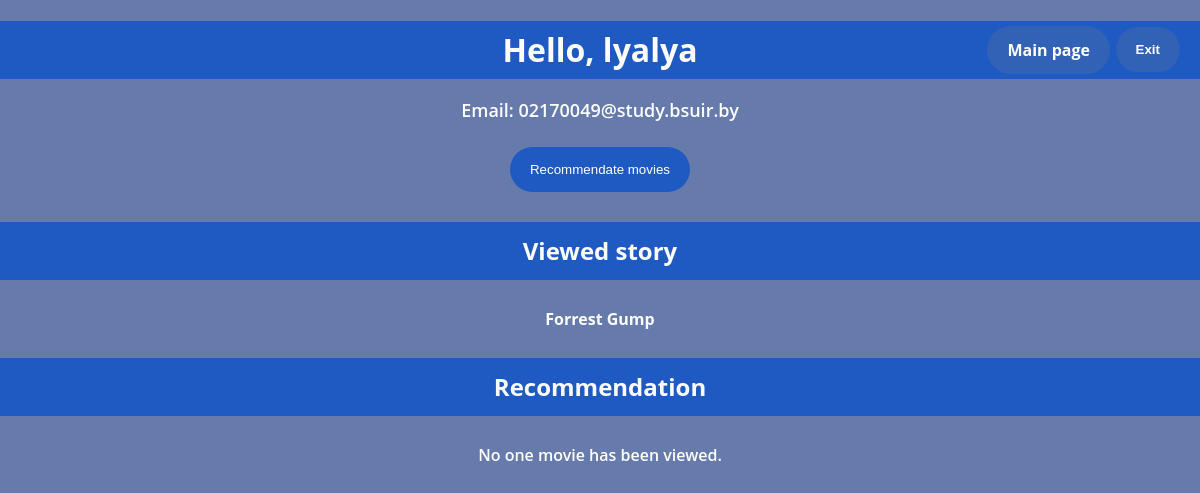
Page /user_profile/ (signed in) on the earlier database version.
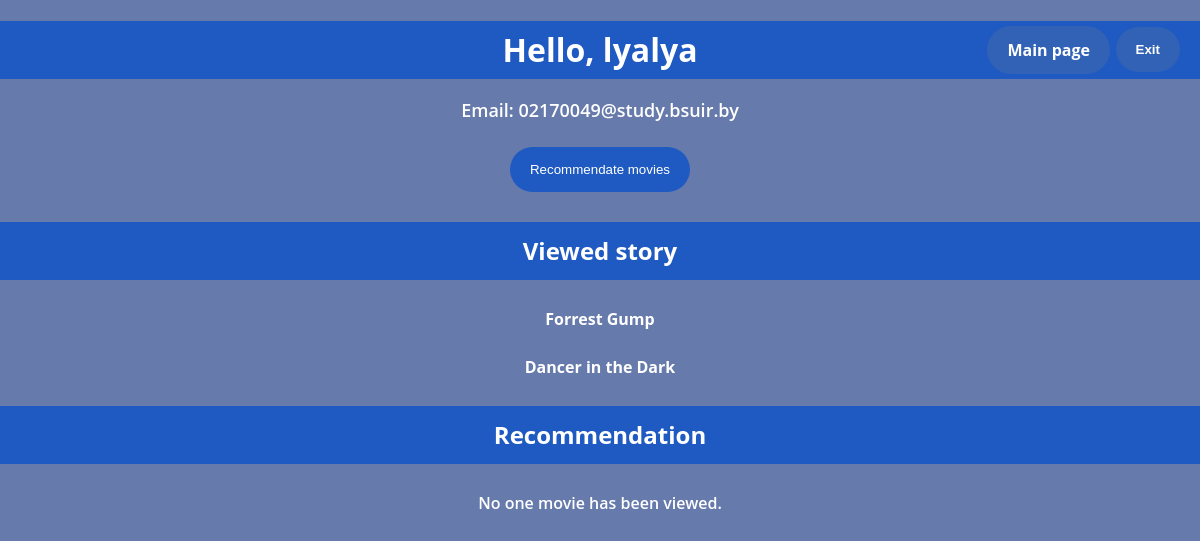
Same page on the later database version.
### movies/models.py (models this page shows, shortened)
class WatchedMovie(models.Model):
    user = models.ForeignKey(User, on_delete=models.CASCADE)
    movie = models.ForeignKey(Movie, on_delete=models.CASCADE)
    rating = models.IntegerField(default=3)

class Movie(models.Model):
    title = models.CharField(max_length=200)
    slug_title = models.SlugField(unique=True, db_index=True)
    overview = models.TextField()
    keywords = models.TextField()
    production_companies = models.TextField()
    production_countries = models.TextField()
    original_language = models.CharField(max_length=20)
    genres = models.CharField(max_length=200)
    runtime= models.FloatField()
    budget = models.IntegerField()
    rating = models.FloatField()

### movies/views.py (the view)
# urls.py: path('user_profile/', views.user_profile, name='user_profile'),
@login_required
def user_profile(request):
    user = request.user
    watched_movies = WatchedMovie.objects.filter(user=user)
    return render(request, 'movies/user_profile.html', {'user': user, 'watched_movies': watched_movies})

### movies/templates/movies/user_profile.html (shortened to what this page needs)
{% load static %}
<!DOCTYPE html>
<html>
<head>
    <link rel="stylesheet" href="{% static 'css/myAccount.css'%}" type="text/css">
</head>
<body>
    <h1>Hello, {{user.username}}</h1>
    <p>Email: {{ user.email }}</p>
    <form method="post" action="{% url 'logout' %}">
        <button type="submit" class="exit-btn">Exit</button>
    </form>
    <a href="{% url 'movie_list' %}" class="main-page-link">Main page</a>
    <form method="post" action="{% url 'run_server_script' %}">
    <button type="submit">Recommendate movies</button>
    </form>
<h2>Viewed story</h2>
<ul class="viewed-movies-list">
    {% for watched_movie in watched_movies %}
        <li><a href="{% url 'movie_detail' watched_movie.movie.id %}">{{ watched_movie.movie.title }}</a></li>
    {% empty %}
        <li>No one movie has been viewed.</li>
    {% endfor %}
</ul>
<h2>Recommendation</h2>
<ul>
    {% for movie in recommended_movies %}
        <li><a href="{% url 'movie_detail' movie.id %}">{{ movie.title }}</a></li>
    {% empty %}
    <li>No one movie has been viewed.</li>
    {% endfor %}
</ul>
</body>
</html>

### movies/static/css/myAccount.css (style rules this page uses)
body { font-family: 'Open Sans', sans-serif; background: rgba(86, 108, 164, 0.9); margin: 0; color: #ffffff; font-weight: 600; font-size: 16px; line-height: 18px; text-align: center; }
h1 { background-color: #1e5ac2; color: white; padding: 20px 0; }
h2 { background-color: #1e5ac2; color: white; padding: 20px 0; }
p { font-size: 18px; }
button { background: #1e5ac2; color: white; border: none; border-radius: 25px; padding: 15px 20px; cursor: pointer; margin: 10px; }
a { text-decoration: none; color: #ffffff; font-weight: bold; }
ul { list-style: none; padding: 0; }
ul li { font-size: 16px; margin: 10px 0; padding: 10px; border-radius: 5px; }
.main-page-link { position: absolute; top: 16px; right: 80px; background: #3262b6; color: #ffffff; border: none; border-radius: 25px; padding: 15px 20px; cursor: pointer; margin: 10px; }
.exit-btn { position: absolute; top: 17px; right: 10px; background: #3262b6; color: #ffffff; border: none; border-radius: 25px; padding: 15px 20px; cursor: pointer; margin: 10px; font-weight: bold; text-decoration: none; }

Differences in the rows shown:
added WatchedMovie: movie "Dancer in the Dark"
